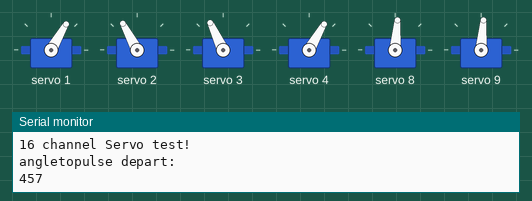
A sketch run on a simulated Arduino Uno, built with avr-gcc and run on an emulated ATmega328P. On the bench: 6 × servo, the last lines printed to the serial monitor.

Above: at 0.05 s.
At 0.7 s:
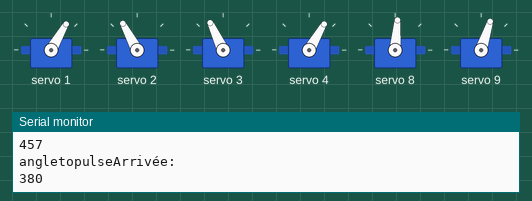
At 1.4 s:
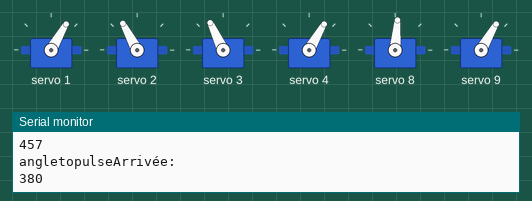
At 7.05 s:
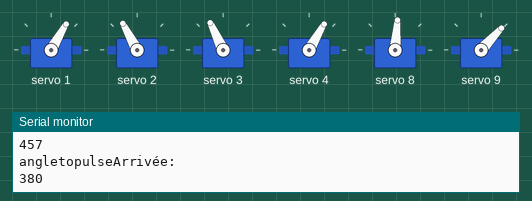
Timing chart, 0 to 9.2 s (numbered marks = the images above):
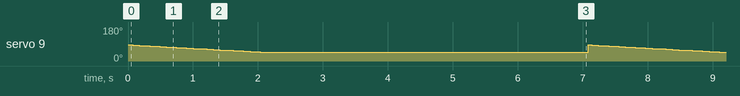

The sketch:

position_depart.ino
```cpp
#include <Wire.h>
#include <Adafruit_PWMServoDriver.h>
#include <math.h>
// called this way, it uses the default address 0x40
Adafruit_PWMServoDriver pwm = Adafruit_PWMServoDriver();

// Depending on your servo make, the pulse width min and max may vary
// il faudrait encore modifier ces deux variable de maniere plus limitante  pour le
// mouvement mais qui protè
#define SERVOMIN  125 // this is the 'minimum' pulse length count (out of 4096)
#define SERVOMAX  575 // this is the 'maximum' pulse length count (out of 4096)

// points milieux de chaques  servomoteurs
int p1 = 94;
int p2 = 93;
int p3 = 90;
int p4 = 95;

// dimensions du  robot
float h  = 18.5; // hauteur du robot
float l = 11.0; // longeur tibia considerant que les deux parties de la jambe aient meme longueur

const float pi = 3.14159267;

void setup() {
  Serial.begin(9600);
  Serial.println("16 channel Servo test!");

  pwm.begin();
  Serial.println("angletopulse depart:");
  Serial.println(angleToPulse(p3+43.5));
    Serial.println("angletopulseArrivée:");
  Serial.println(angleToPulse(p3 +12.5));


  pwm.setPWMFreq(60);  // Analog servos run at ~60 Hz updates

   pwm.setPWM(1, 0, angleToPulse(p1-30)) ;
   pwm.setPWM(2, 0, angleToPulse(p2+30)) ;
   pwm.setPWM(3, 0, angleToPulse(p3+30)) ;
   pwm.setPWM(4, 0, angleToPulse(p4-30));
   pwm.setPWM(8, 0, angleToPulse(90-20));
   pwm.setPWM(9, 0, angleToPulse(90+20));
}

// calculée par l'exercice 3 de la documentation
// elle demontre que 2 jambes assymetriques, peuvent etre pilotées
// tout en gardant une hauteur constante, voir calcul...

void loop() {
for (int i = 0; i<40;i++){
 pwm.setPWM(8, 0, angleToPulse(90));

 pwm.setPWM(9, 0, angleToPulse(90-i));
 delay(50);
  }

delay(5000);

}

int angleToPulse(int angle){

   // mapping de 0 a 180
   //int pulse = map(ang,0, 180, SERVOMIN,SERVOMAX);

   // mapping de 20 a 160 degres, avec constrain pour protection des moteurs
   angle = constrain(angle, 20, 160);
   int pulse = map(angle,20, 160, 175,525);

//   Serial.print("atp_Angle: ");Serial.print(angle);
//   Serial.print("atp_pulse: ");Serial.println(pulse);
   return pulse;
}

int pulseToAngle(int pulse){

   // mapping de 0 a 180
   //int pulse = map(ang,0, 180, SERVOMIN,SERVOMAX);

   // mapping de 20 a 160 degres, avec constrain pour protection des moteurs
   pulse = constrain(pulse, 175, 525);
   int angle = map(pulse, 175, 525, 20, 160);
//
//   Serial.print("pta_Angle: ");Serial.print(angle);
//   Serial.print("pta_pulse: ");Serial.println(pulse);
   return angle;
}

//
//float degrees(float radians) {
//  return radians / 2 / pi * 360;
//}
//float radians(float degrees) {
//  return degrees / 360 * 2 * pi;
//}
/*
   // jambe gauche avancé
   pwm.setPWM(1, 0, angleToPulse(p1-12.5));
C   pwm.setPWM(3, 0, angleToPulse(p3+43.5));
   pwm.setPWM(4, 0, angleToPulse(p4-30));
  *
  *
  *
   // jambe gauche reculée
   pwm.setPWM(1, 0, angleToPulse(p1-43));
   pwm.setPWM(2, 0, angleToPulse(p2+30)) ;
   pwm.setPWM(3, 0, angleToPulse(p3+12.5));
   pwm.setPWM(4, 0, angleToPulse(p4-30));

 */
```

Measured:
- by itself, servo 9: ramps from 85° to 47° and jumps back, once every 7.1 s
